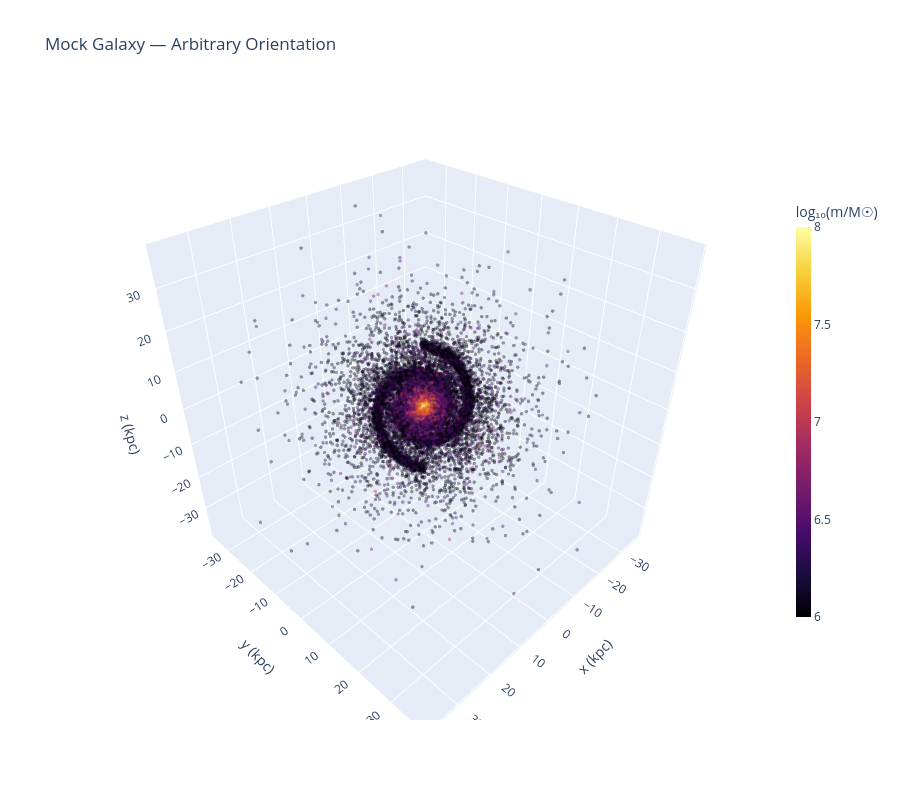

Write notebook code for a chart like this one.
### Markdown cell above
---
## Part 2: Visualize the Galaxy

Before doing any calculation it is always good practice to look at your data. The cell below contains complete code to generate an **interactive 3D scatter plot**. Run it as-is — you do not need to modify it unless your variables have different names.

The points are colored by $\log_{10}(m / M_\odot)$. Rotate the plot and take note of the orientation.

### Code cell
import plotly.graph_objects as go

x, y, z = positions[:, 0], positions[:, 1], positions[:, 2]
log_m   = np.log10(masses)

fig = go.Figure(data=[
    go.Scatter3d(
        x=x, y=y, z=z,
        mode='markers',
        marker=dict(
            size=2,
            color=log_m,
            colorscale='Inferno',
            showscale=True,
            colorbar=dict(title=r'log₁₀(m/M☉)', thickness=15, len=0.7),
            opacity=0.4,
            cmin=6,
            cmax=8
        )
    )
])

fig.update_layout(
    title='Mock Galaxy — Arbitrary Orientation',
    scene=dict(
        xaxis_title='x (kpc)',
        yaxis_title='y (kpc)',
        zaxis_title='z (kpc)',
    ),
    width=900,
    height=800
)

fig.show()

### Figure 1 — Plotly figure (JSON) as saved in the notebook; plotly's stock layout.template omitted (floating-point values rounded to 4 significant figures; data arrays with more than 128 entries replaced by an {"elided": "..."} marker saying what was removed)
{"data": [{"marker": {"cmax": 8, "cmin": 6, "color": {"elided": "23000 float values"}, "colorbar": {"len": 0.7, "thickness": 15, "title": {"text": "log₁₀(m/M☉)"}}, "colorscale": [[0, "#000004"], [0.1111, "#1b0c41"], [0.2222, "#4a0c6b"], [0.3333, "#781c6d"], [0.4444, "#a52c60"], [0.5556, "#cf4446"], [0.6667, "#ed6925"], [0.7778, "#fb9b06"], [0.8889, "#f7d13d"], [1, "#fcffa4"]], "opacity": 0.4, "showscale": true, "size": 2}, "mode": "markers", "type": "scatter3d", "x": {"elided": "23000 float values"}, "y": {"elided": "23000 float values"}, "z": {"elided": "23000 float values"}}], "layout": {"height": 800, "scene": {"xaxis": {"title": {"text": "x (kpc)"}}, "yaxis": {"title": {"text": "y (kpc)"}}, "zaxis": {"title": {"text": "z (kpc)"}}}, "title": {"text": "Mock Galaxy — Arbitrary Orientation"}, "width": 900}}
